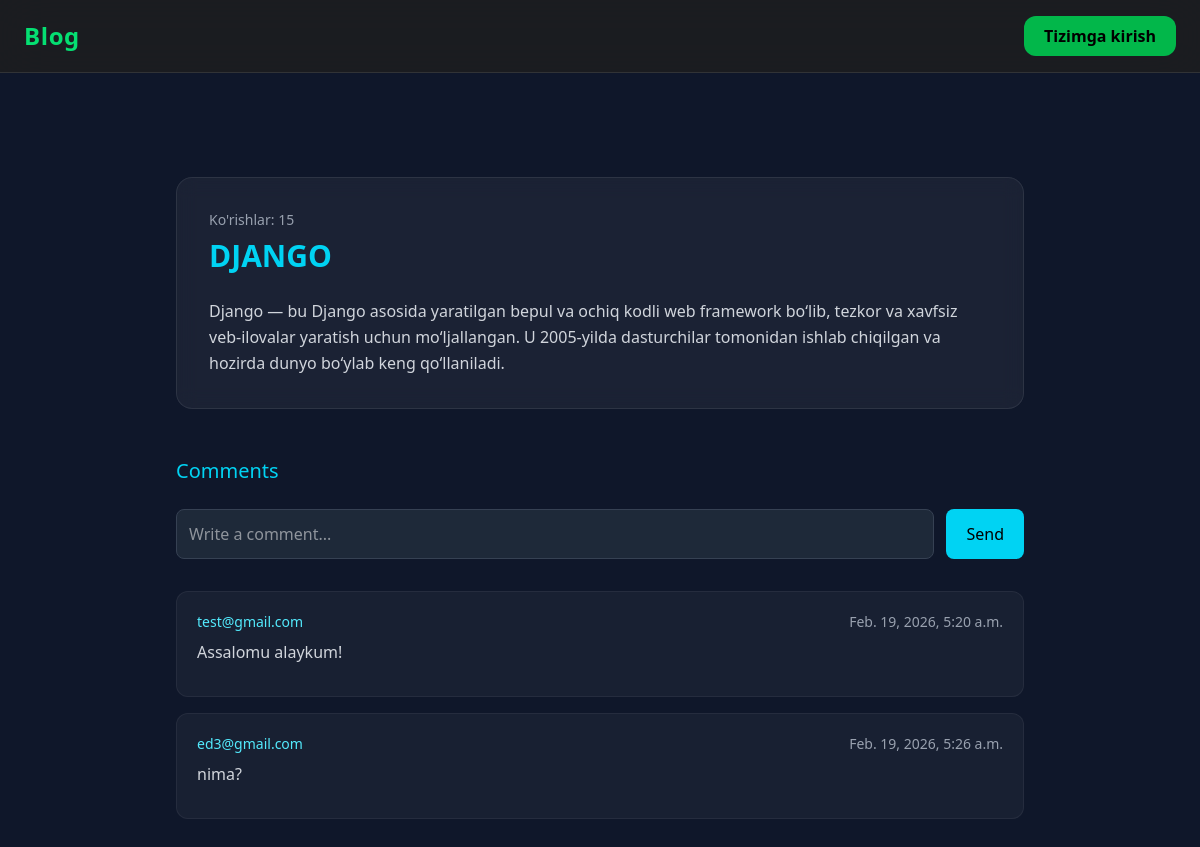
The app's page /maqola/1/ with its own data.
### maqola/models.py (models this page shows, shortened)
class Maqola(models.Model):
    title = models.CharField(max_length=50)
    subtitle = models.CharField(max_length=70)
    content = models.TextField()
    created_at = models.DateTimeField(default=timezone.now)
    views = models.PositiveIntegerField(default=0)
    author = models.ForeignKey(Profile, on_delete=models.CASCADE, null=True, blank=True, related_name='maqolalar')
    category = models.ForeignKey('Category', on_delete=models.CASCADE)

class Comment(models.Model):
    user = models.ForeignKey(Profile, on_delete=models.CASCADE)
    maqola = models.ForeignKey('Maqola', on_delete=models.CASCADE)
    vaqti = models.DateTimeField(default=timezone.now)
    adminReply = models.CharField(max_length=255, null=True, blank=True)
    status = models.BooleanField(default=True)
    comment = models.TextField()

### users/models.py (models this page shows)
class Profile(AbstractUser):
    username = None
    email = models.EmailField(unique=True)
    USERNAME_FIELD = 'email'
    REQUIRED_FIELDS = []
    objects = CustomUserManager()
    def __str__(self):
        return self.email

### maqola/views.py (the view)
# urls.py: path('maqola/<int:id>/', detail, name='detail'),
def detail(request, id):
    maqola = Maqola.objects.get(id=id)
    comment = Comment.objects.filter(maqola=maqola, status=True)
    return render(request, 'detail.html', {'maqola': maqola, 'comments': comment})

### templates/detail.html (shortened to what this page needs)
{% extends "_base.html" %} {% block content %}
<div class="container mx-auto px-6 py-16 max-w-4xl text-white">
  <div class="card p-8 mb-12">
    <h2 class="text-sm text-gray-400 mb-2">Ko'rishlar: {{ maqola.views }}</h2>
    <h1 class="text-3xl font-bold mb-6 text-cyan-400">{{ maqola.title }}</h1>
    <div class="text-gray-300 leading-relaxed">{{ maqola.content|safe }}</div>
  </div>
  <div>
    <h2 class="text-xl text-cyan-400 mb-6">Comments</h2>
    <form action="{% url 'comment' %}" method="post" class="mb-8">
      {% csrf_token %} {% if request.user.is_authenticated %}
      <div class="flex gap-3">
        <input
          type="text"
          name="comment"
          placeholder="Write a comment..."
          class="flex-1 p-3 rounded-lg bg-gray-800 text-white border border-gray-700 outline-none"
          required
          name='comment'
        />
        <button
          type="submit"
          class="px-5 py-3 rounded-lg bg-cyan-400 text-black font-medium hover:bg-cyan-300 transition"
        >
          Send
        </button>
      </div>
      {% else %}
      <div class="flex gap-3">
        <input
          type="text"
          name="comment"
          placeholder="Write a comment..."
          disabled
          class="flex-1 p-3 rounded-lg bg-gray-800 text-white border border-gray-700 outline-none"
          required
        />
        <button
          type="submit"
          class="px-5 py-3 rounded-lg bg-cyan-400 text-black font-medium hover:bg-cyan-300 transition"
        >
          Send
        </button>
      </div>
      {% endif %}
    </form>
    {% for comment in comments %}
    <div class="comment-card p-5 mb-4">
      <div class="flex justify-between mb-2 text-sm text-gray-400">
        <span class="text-cyan-300 font-medium"> {{ comment.user }} </span>
        <span>{{ comment.vaqti }}</span>
      </div>
      <p class="text-gray-300 mb-3">{{ comment.comment }}</p>
    </div>
    {% endfor %}
  </div>
</div>
{% endblock content %}

### templates/_base.html (shortened to what this page needs)
<!doctype html>
<html lang="en">
  <head>
    <script src="https://cdn.jsdelivr.net/npm/@tailwindcss/browser@4"></script>
  </head>
  <body
    class="min-h-screen bg-gradient-to-br from-[#1f1f1f] via-[#2a2a2a] to-[#1f1f1f] text-gray-200"
  >
    <nav
      class="sticky top-0 z-40 bg-[#1e1e1e]/80 backdrop-blur-xl border-b border-white/10"
    >
      <div
        class="max-w-7xl mx-auto px-6 py-4 flex justify-between items-center"
      >
        <a
          href="/"
          class="text-2xl font-semibold tracking-wide text-green-400 hover:text-green-300 transition"
        >
          Blog
        </a>
        <div class="hidden md:flex items-center gap-8">
          {% if request.user.is_authenticated %}
          <a
            href="{% url 'profile' %}"
            class="px-5 py-2 rounded-xl bg-green-500/90 text-black font-semibold hover:bg-green-400 hover:-translate-y-[2px] transition-all"
            style="animation: floatSoft 3s ease-in-out infinite"
          >
            Profile
          </a>
          {% else %}
          <a
            href="{% url 'login_profile' %}"
            class="px-5 py-2 rounded-xl bg-green-500/90 text-black font-semibold hover:bg-green-400 hover:-translate-y-[2px] transition-all"
            style="animation: floatSoft 3s ease-in-out infinite"
          >
            Tizimga kirish
          </a>
          {% endif %}
        </div>
      </div>
    </nav>
    <main class="max-w-7xl mx-auto px-6 py-10">
      {% block content %}{% endblock %}
    </main>
  </body>
</html>

### templates/detail.html (style rules this page uses)
body { background: #0f172a; }
.card { background: rgba(255, 255, 255, 0.05); backdrop-filter: blur(10px); border-radius: 16px; border: 1px solid rgba(255, 255, 255, 0.08); }
.comment-card { background: rgba(255, 255, 255, 0.04); border-radius: 12px; border: 1px solid rgba(255, 255, 255, 0.06); }

### records on screen
Maqola: views "15", title "DJANGO", content "Django — bu Django asosida yaratilgan bepul va ochiq kodli web framework bo‘lib, tezkor va xavfsiz veb-ilovalar yaratish uchun mo‘ljallangan. U 2005-yilda dasturchilar tomonidan ishlab chiqilgan va hozirda dunyo bo‘ylab keng qo‘llaniladi."
Comment: user "test@gmail.com", vaqti "Feb. 19, 2026, 5:20 a.m.", comment "Assalomu alaykum!"
Comment: user "ed3@gmail.com", vaqti "Feb. 19, 2026, 5:26 a.m.", comment "nima?"
